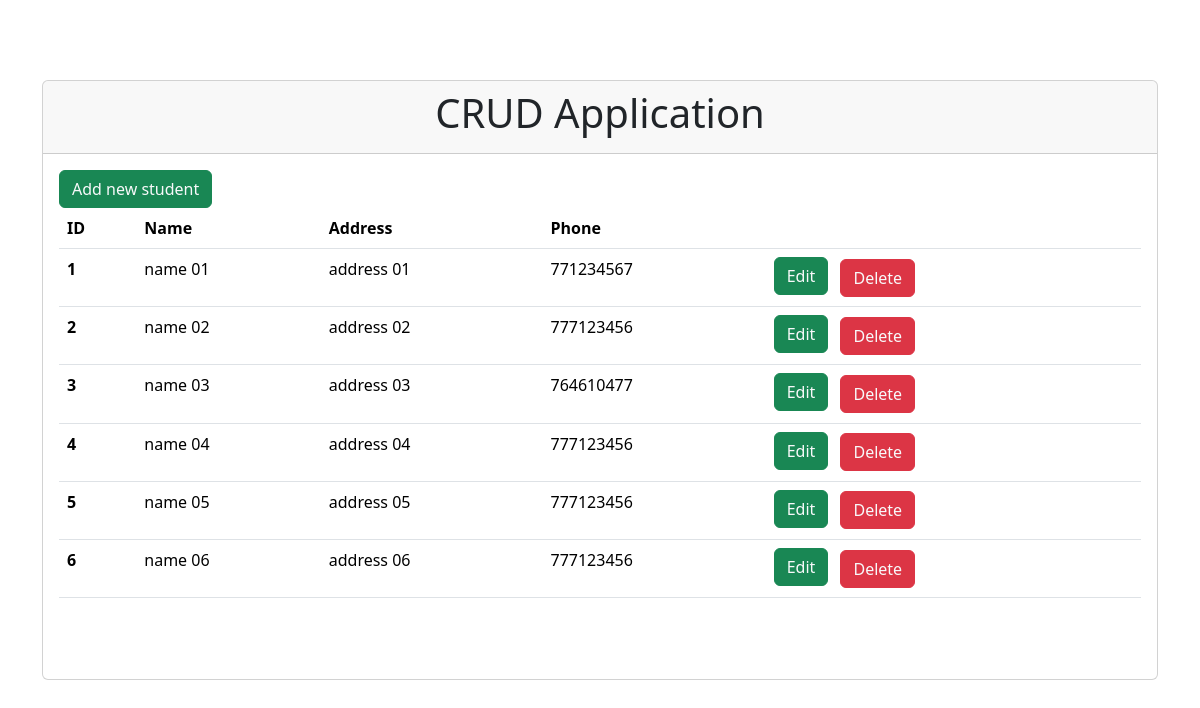
The page / on the database its author committed.
### tables this page shows
CREATE TABLE `student` (
  `id` int(11) NOT NULL,
  `name` varchar(255) NOT NULL,
  `address` text NOT NULL,
  `mobile` int(11) NOT NULL
);

### index.php (the view, shortened to what this page needs)
<!DOCTYPE html>
<html lang="en">
<head>
    <link href="https://cdn.jsdelivr.net/npm/bootstrap@5.3.3/dist/css/bootstrap.min.css" rel="stylesheet">
</head>
<body>
    <div class="container d-flex justify-content-center">
        <div class="card">
            <div class="card-header">
                <h1>CRUD Application</h1>
            </div>
            <div class="card-body">
                <button class="btn btn-success"><a href="add.php" class="text-light">Add new student</a></button>
                <div class="scrollable-table">
                <table class="table">
                    <thead class="thead-dark">
                        <tr>
                            <th scope="col">ID</th>
                            <th scope="col">Name</th>
                            <th scope="col">Address</th>
                            <th scope="col">Phone</th>
                            <th scope="col"></th>
                        </tr>
                    </thead>
                    <tbody>
                        <?php
                            include("dbconn.php");
                            $sql = "SELECT * FROM student";
                            $result = mysqli_query($conn,$sql);
                            $id = 1;
                            if(mysqli_num_rows($result) > 0){
                                while($row = mysqli_fetch_assoc($result)){
                                    $uid = $row["id"];
                                    $name = $row["name"];
                                    $address = $row["address"];
                                    $phone = $row["mobile"];
                        ?>
                                    <tr>
                                        <th scope="row"><?php echo $id ?></th>
                                        <td><?php echo $name ?></td>
                                        <td><?php echo $address ?></td>
                                        <td><?php echo $phone ?></td>
                                        <td>
                                            <button class="btn btn-success edit"><a href="edit.php?edit=<?php echo$uid ?>" class="text-light">Edit</a></button>
                                            <button class="btn btn-danger"><a href="delete.php?del=<?php echo$uid ?>" class="text-light">Delete</a></button>
                                        </td>
                                    </tr>
                                    <?php $id++;
                                }
                            }
                            else{
                                echo "No data found!";
                            }
                        ?>
                    </tbody>
                </table>
                </div>
            </div>
        </div>
    </div>
</body>
</html>

### index.php (style rules this page uses)
.container { margin: 5rem auto; }
.card { width: 75%; min-height: 75vh; }
a { text-decoration: none; }
h1 { text-align: center; }
.scrollable-table { overflow-y: auto; }
button { margin-right: 0.5rem; }
@media screen and (max-width:1200px) { .card { width: 100%; } }
@media screen and (max-width:1200px) { .edit { margin-bottom: 0.2rem; } }

### rows shown on the page
student: name "name 01", address "address 01", mobile "771234567"
student: name "name 02", address "address 02", mobile "777123456"
student: name "name 03", address "address 03", mobile "764610477"
student: name "name 04", address "address 04", mobile "777123456"
student: name "name 05", address "address 05", mobile "777123456"
student: name "name 06", address "address 06", mobile "777123456"
